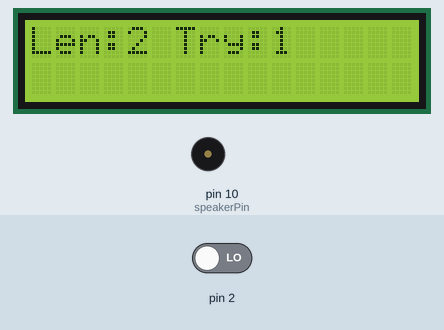
A sketch run on a simulated Arduino Uno, built with avr-gcc and run on an emulated ATmega328P. Parts: 16×2 character LCD, buzzer (waves = sounding). Inputs (shaded band) come from the test bench; at power-on: pin 2 LOW. Random numbers use the default seed unless the sketch sets one; what the sketch prints to the serial monitor is not drawn.

Above: at 2.8 s.
At 11.47 s:
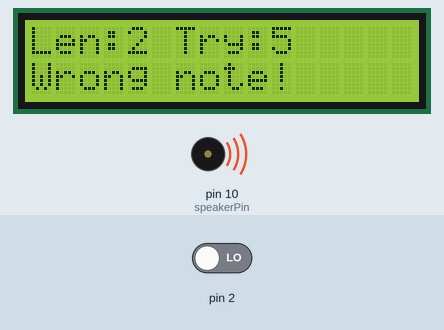
At 20.25 s:
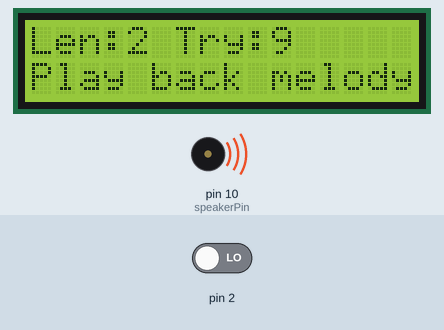
At 38.8 s:
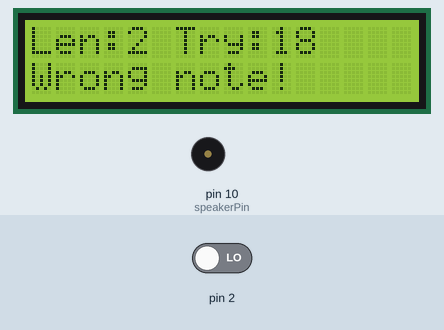
Timing chart, 0 to 40.0 s (numbered marks = the images above):
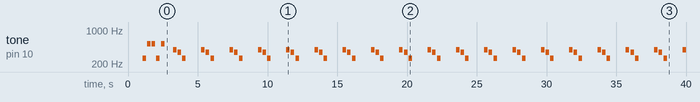

Measured:
- by itself, tone on pin 10 (speakerPin): plays 262 Hz for 0.25 s, 523 Hz for 0.25 s, 523 Hz for 0.25 s, 262 Hz for 0.25 s, 523 Hz for 0.25 s, 392 Hz for 0.25 s … (60 notes in this stretch)
- what the display in image 0 shows lasts 1.2 s, from 2.7 s to 3.9 s

The sketch:

MemoryGame.ino
```cpp
#include <Wire.h>
#include <LiquidCrystal_I2C.h>

void(* resetFunc) (void) = 0; //declare reset function @ address 0

//https://arduino-info.wikispaces.com/LCD-Blue-I2C#v3
//I2C: A4 (SDA) and A5 (SCL).

//buttons on pin 2...9
const int buttonNum = 8;
int buttonPins[buttonNum];

//speaker on pin 10
int speakerPin = 10;

const int maxNoteNum = 4;
const int noteDuration = 1000 / 4;
const int pauseBetweenNotes = noteDuration * 1.30;

#define NOTE_C4  262
#define NOTE_D4  294
#define NOTE_E4  330
#define NOTE_F4  349
#define NOTE_G4  392
#define NOTE_A4  440
#define NOTE_B4  494
#define NOTE_C5  523

int notePool[buttonNum] = {
  NOTE_C4, NOTE_D4, NOTE_E4, NOTE_F4, NOTE_G4, NOTE_A4, NOTE_B4, NOTE_C5
};

int melody[maxNoteNum];

const int introLen = 5;
int intro[]   = {NOTE_C4, NOTE_C5, NOTE_C5, NOTE_C4, NOTE_C5};

const int winLen = 8;
int win[]     = {NOTE_E4, NOTE_F4, NOTE_E4, NOTE_F4, NOTE_G4, NOTE_G4, NOTE_A4, NOTE_C5};
unsigned long usbegin;

//LCD
LiquidCrystal_I2C lcd(0x27, 2, 1, 0, 4, 5, 6, 7, 3, POSITIVE);
#define EMPTY_LINE "                "

void setup() {
  //debug

  Serial.begin(9600);
  Serial.println("Memory Game starts...Press any key to continue");

  // buttons
  for (int i = 0; i < buttonNum; i++) {
    buttonPins[i] = i + 2;
    pinMode(buttonPins[i], INPUT);
  }

  //tone
  pinMode(speakerPin, OUTPUT);

  //LCD
  lcd.begin(16, 2);
  for (int i = 0; i < 2; i++)
  {
    lcd.backlight();
    delay(250);
    lcd.noBacklight();
    delay(250);
  }

  playTones(intro, introLen);
  lcd.backlight();
  lcd.setCursor(0, 0);
  lcd.print("Memory Game");
  lcd.setCursor(0, 1);
  lcd.print("Press any key...");
  usbegin = micros();
  waitForKey();
  //seed random with time took to press button and noise on analog pin
  randomSeed(analogRead(0) + micros() - usbegin);

  lcd.clear();
  //init melody
  for (int i = 0; i < maxNoteNum; i++) {
    melody[i] = notePool[random(buttonNum)];
  }
}

int level = 2;
int tryNum = 0;

void loop() {

  bool gameOn = true;
  while(gameOn) {
    tryNum++;
    String str="level=";
    str+=level;
    Serial.println(str);

    str="tryNum";
    str+=tryNum;
    Serial.println(str);

    lcd.setCursor(0,0);
    lcd.print("Len:");
    lcd.print(level);
    lcd.print(" Try:");
    lcd.print(tryNum);
    delay(500);

    playTones(melody, level);

    lcd.setCursor(0,1);
    lcd.print("Play back melody");
    lcd.setCursor(0,1);

    //wait for user to play melody
    for(int i=0;i<level;i++){
      int userKey = waitForKey();
      playNote(notePool[userKey]);
      if (notePool[userKey] != melody[i]) {
        Serial.println("Wrong note");
        lcd.print(EMPTY_LINE);
        lcd.setCursor(0,1);
        lcd.print("Wrong note!");
        //failed, back to beginning.
        gameOn = false;
        delay(500);
        break;
      }
    }

    if(!gameOn) {
      gameOn = true;
      continue;
    }

    level++;
    if(level>maxNoteNum){
      Serial.println("You win!!!");
      lcd.print(EMPTY_LINE);
      lcd.setCursor(0,1);
      lcd.print("You win!!!");
      delay(500);
      playTones(win, winLen);
      delay(3000);
      resetFunc();  //call reset
    }
    lcd.print(EMPTY_LINE);
    lcd.setCursor(0,1);
    lcd.print("Level increased!");
    Serial.println("Level increased!");

    delay(500);
  }
}

int waitForKey() {
  while (true) {
    for (int i = 0; i < buttonNum; i++) {
      if (digitalRead(buttonPins[i]) == LOW) {
        return i;
      }
    }
  }
}

void playNote(int note) {
  tone(speakerPin, note, noteDuration);
  delay(pauseBetweenNotes);
  noTone(speakerPin);
}

void playTones(int* tones, int len) {
  for (int thisNote = 0; thisNote < len; thisNote++) {
    playNote(tones[thisNote]);
  }
}
```
